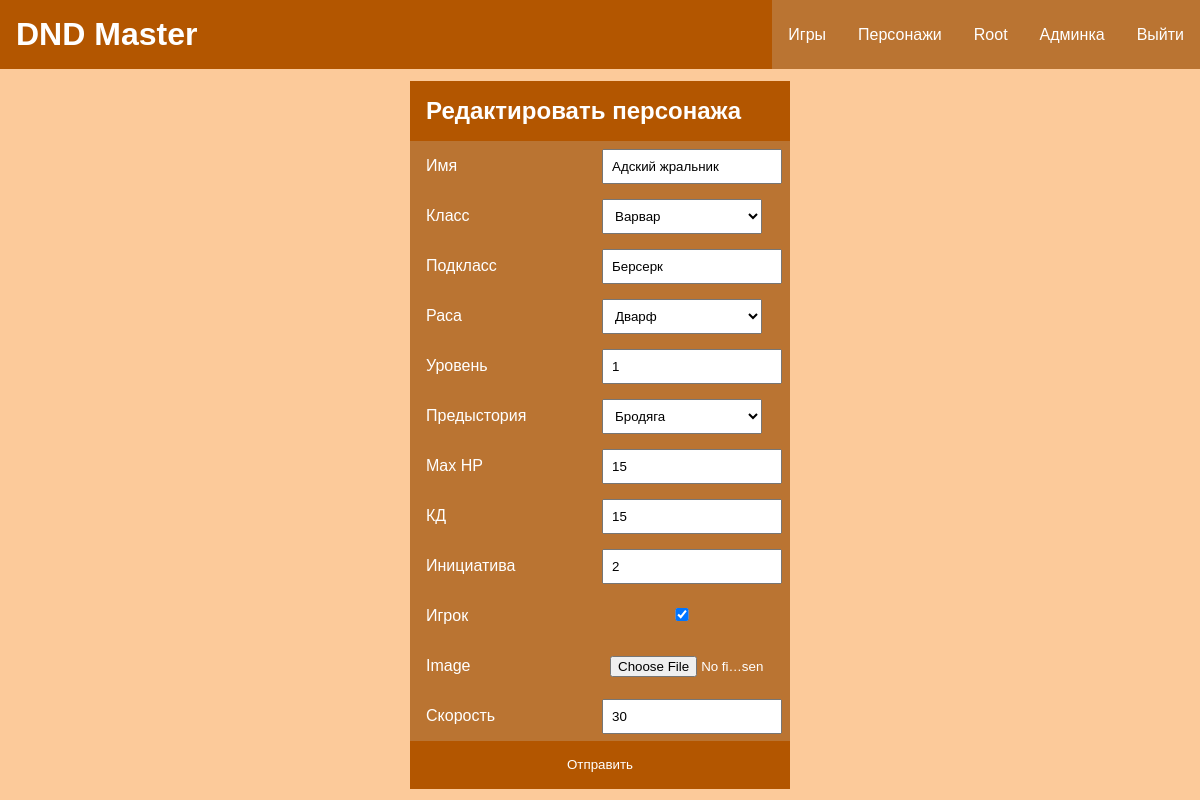
Screenshot of /characters/update/17 (signed in) with the database file from the repository.
### characterapp/models.py (models this page shows, shortened)
class Character(models.Model):
    name = models.CharField(max_length=100, verbose_name="Имя")
    dnd_class = models.ForeignKey(DndClass, on_delete=models.PROTECT, null=True, verbose_name="Класс")
    dnd_subclass = models.CharField(max_length=100, verbose_name="Подкласс", null=True, blank=True)
    race = models.ForeignKey(Race, on_delete=models.PROTECT, null=True, verbose_name="Раса")
    background = models.ForeignKey(Background, on_delete=models.PROTECT, null=True, verbose_name="Предыстория")
    max_hp = models.IntegerField(default=0, verbose_name="Max hp", validators=[MinValueValidator(0)])
    hp = models.IntegerField(default=0, verbose_name="HP", validators=[MinValueValidator(0)])
    armor_class = models.IntegerField(default=0, verbose_name="КД", validators=[MinValueValidator(0)])
    initiative = models.IntegerField(null=True, verbose_name="Инициатива")
    cooper_coins = models.IntegerField(default=0, verbose_name="ММ", validators=[MinValueValidator(0)])
    silver_coins = models.IntegerField(default=0, verbose_name="СМ", validators=[MinValueValidator(0)])
    gold_coins = models.IntegerField(default=0, verbose_name="ЗМ", validators=[MinValueValidator(0)])
    is_player = models.BooleanField(verbose_name="Игрок")
    player_name = models.CharField(max_length=100, null=True, verbose_name="Имя игрока", blank=True)
    image = models.ImageField(upload_to="characters/", null=True, blank=True, verbose_name="Изображение")
    user = models.ForeignKey(get_user_model(), null=True, blank=True, on_delete=models.PROTECT)
    level = models.IntegerField(default=1, verbose_name="Уровень", validators=[MinValueValidator(1)])
    speed = models.IntegerField(default=0, verbose_name="Скорость", validators=[MinValueValidator(0)])
    proficient_bonus = models.IntegerField(default=2, verbose_name="Бонус мастерства")
    slug = models.SlugField(null=True, blank=True)
    class Meta:
        unique_together = ('name', 'race', 'user')
        verbose_name = "Персонаж"
        verbose_name_plural = "Персонажи"

### characterapp/views.py (the view, shortened to what this page needs)
# urls.py: path('update/<int:pk>', views.CharacterUpdateView.as_view(), name='character-update'),
class CharacterUpdateView(LoginRequiredMixin, UserPassesTestMixin, BaseMixin, UpdateView):
    model = Character
    form_class = CharacterCreateForm
    template_name = 'characterapp/character_form.html'
    title_page = "Редактировать персонажа"
    def test_func(self):
        return (self.request.user == self.get_object().user) or (not self.get_object().is_player)

### characterapp/forms.py
class CharacterCreateForm(forms.ModelForm):
    level = forms.IntegerField(min_value=1, label="Уровень")
    max_hp = forms.IntegerField(min_value=0, label="Max HP")
    initiative = forms.IntegerField(min_value=0, label="Инициатива")
    armor_class = forms.IntegerField(min_value=0, label="КД")
    speed = forms.IntegerField(min_value=0, label="Скорость")
    image = forms.ImageField(required=False, widget=forms.FileInput)
    class Meta:
        model = Character
        fields = ['name', 'dnd_class', 'dnd_subclass', 'race', 'level', 'background', 'max_hp', 'armor_class', 'initiative', 'is_player', 'image', 'speed']

### bookdata/models.py (called while the page is built)
    def __str__(self):
        return self.name

    def __str__(self):
        return self.name

    def __str__(self):
        return self.name

### characterapp/utils.py (called while the page is built)
    def get_context_data(self, **kwargs):
        context = super().get_context_data(**kwargs)
        if self.title_page:
            context['title'] = self.title_page
        return context

### characterapp/templates/characterapp/character_form.html (shortened to what this page needs)
{% extends 'base.html' %}
{% block content %}
<div class="form_page_div">
<div class="center_form_div">
<form enctype="multipart/form-data" method="post" class="center_form">
    <h2 class="center_form_h">{{title}}</h2>
    {% for f in form %}
    <p><label for="{{f.id_for_label}}" class="center_form_label">{{f.label}}</label>{{f}}</p>
    {% endfor %}
    <p><button type="submit" class="center_form_button">Отправить</button></p>
</form>
</div>
</div>
{% endblock %}

### templates/base.html (shortened to what this page needs)
{% load static %}
<!DOCTYPE html>
<html lang="en">
<head>
    <link rel="stylesheet" type="text/css" href="{% static 'characterapp/css/style.css' %}">
</head>
<body>
<header>
    <h1 class="header_h">DND Master</h1>
    <div class="header_links">
        <a href="{% url 'game:game-list' %}">Игры</a>
        <a href="{% url 'characters:character-list' %}">Персонажи</a>
        {% if request.user.is_authenticated %}
        <a href="{% url 'users:update' %}">{{request.user.username|capfirst}}</a>
        {% if request.user.is_staff %}
        <a href="{% url 'admin:index' %}">Админка</a>
        {% endif %}
        <a href="{% url 'users:logout' %}">Выйти</a>
        {% else %}
        <a href="{% url 'users:login' %}">Войти</a>
        <a href="{% url 'users:register' %}">Регистрация</a>
        {% endif %}
    </div>
</header>
<main>
    {% block content %}
    {% endblock %}
</main>
</body>
</html>

### characterapp/static/characterapp/css/style.css (style rules this page uses)
:root { --primary_background: #b35600; --link_secondary:#ba7432; --link_active: #faab61; --main_background: #fcca9a; --simple_background: #e3e6e3; }
html { min-height: 100%; }
body { min-height: 100vh; }
html, body { display: flex; flex-direction: column; }
* { padding: 0; margin: 0; font-family: sans-serif; }
header { background: var(--primary_background); display: flex; justify-content: space-between; }
.header_h { color: white; padding: 1rem; }
.header_links { display: flex; height: 100dp; }
.header_links a { display: block; height: 100%; align-content: center; background: var(--link_secondary); text-decoration: none; color: white; padding-right: 1rem; padding-left: 1rem; }
.form_page_div { background: var(--main_background); min-height: calc(100vh - 4.3rem); display: flex; justify-content: center; }
.center_form_div { display: block; align-content: center; }
.center_form { background: var(--link_secondary); color: white; }
.center_form_h { background: var(--primary_background); padding: 1rem; }
.center_form_label { display: inline-block; width: 10rem; padding: 1rem; }
.center_form input, .center_form select { padding: 0.5rem; margin-right: 0.5rem; width: 10rem; }
.center_form_button { width: 100%; height: 3rem; background: var(--primary_background); color: white; border-style: none; }

### rows the page displays
Character: form "Адский жральник" "Варвар" "Берсерк" "Дварф" "1" "Бродяга" "15" "15" "2" "☑" "30"

### other values shown
{{ request.user.username|capfirst }} "Root"
{{ title }} "Редактировать персонажа"
{{ f.label }} "Имя" "Класс" "Подкласс" "Раса" "Уровень" "Предыстория" "Max HP" "КД" "Инициатива" "Игрок" "Image" "Скорость"
